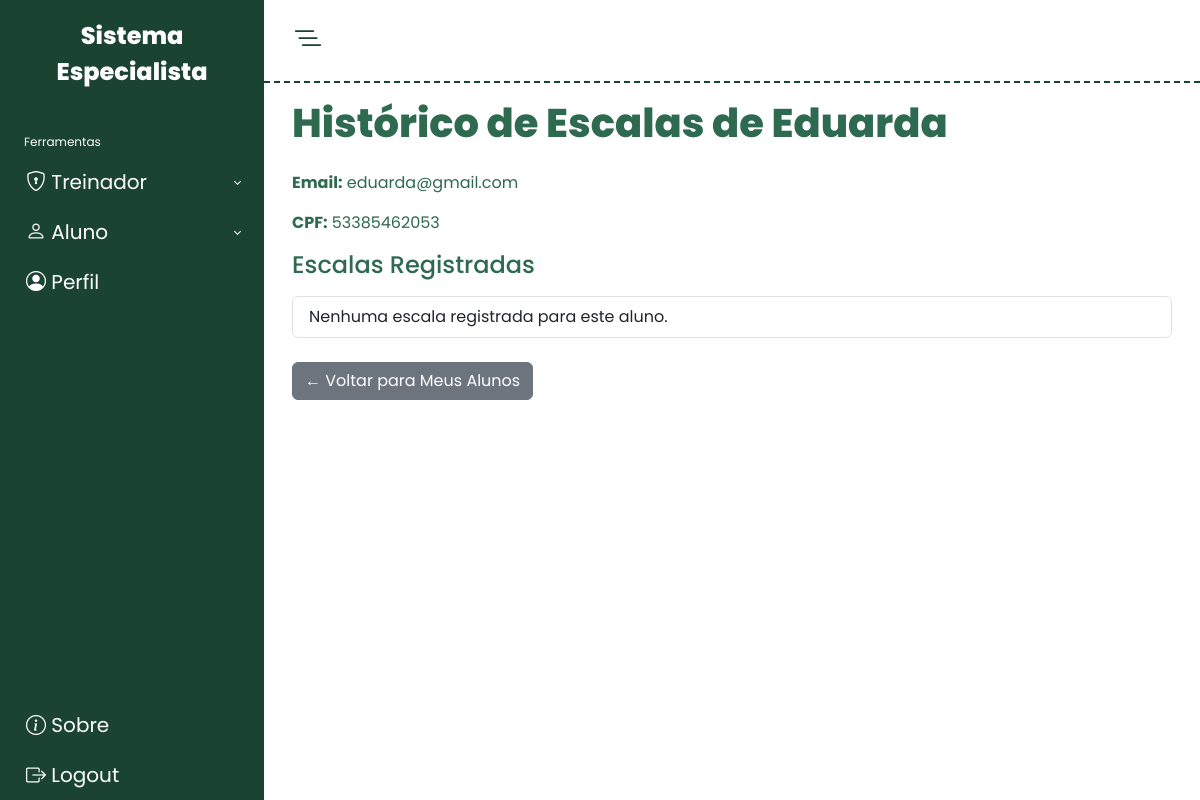
Page /historico_aluno/53385462053/ (signed in) on the committed database.
### EscalaPoms/models.py (models this page shows)
class Pessoa(models.Model):
    cpf         = models.CharField(max_length=11, primary_key=True, help_text="…")
    nome        = models.CharField(max_length=100)
    email       = models.EmailField(unique=True)
    senha       = models.CharField(max_length=128)
    genero      = models.CharField(max_length=12, choices=[('masculino','Masculino'),('feminino','Feminino')])
    num_telefone= models.CharField(max_length=100, null=True, blank=True)
    class Meta:
        abstract = True

class Aluno(Pessoa):
    treinador = models.ForeignKey(Treinador, on_delete=models.CASCADE, related_name='alunos')

### EscalaPoms/views.py (the view)
# urls.py: path('historico_aluno/<str:aluno_cpf>/', historico_aluno, name='historico_aluno'),
@login_required
@treinador_required
def historico_aluno(request, aluno_cpf):
    aluno = get_object_or_404(Aluno, cpf=aluno_cpf, treinador__cpf=request.user.username)
    escalas = EscalaPoms.objects.filter(aluno=aluno).order_by('data').select_related('classificacao')
    return render(request, 'EscalaPoms/historico_aluno.html', {'aluno': aluno, 'escalas': escalas})

### EscalaPoms/utils.py (called while the page is built)
def normalizar_cpf(texto: str) -> str:
    return re.sub(r'\D', '', texto or '')

### EscalaPoms/templates/EscalaPoms/historico_aluno.html (shortened to what this page needs)
{% extends 'EscalaPoms/base.html' %}
{% load static %}
{% block content %}
  <h1 class="mb-4">Histórico de Escalas de {{ aluno.nome }}</h1>
  <div class="mb-3">
    <p><strong>Email:</strong> {{ aluno.email }}</p>
    <p><strong>CPF:</strong> {{ aluno.cpf }}</p>
  </div>
  <h2 class="h4 mb-3">Escalas Registradas</h2>
  <ul class="list-group mb-4">
    {% for escala in escalas %}
      <li class="list-group-item">
        <div class="row">
          <div class="col-md-3"><strong>Data:</strong><br>{{ escala.data|date:"d/m/Y" }}</div>
          <div class="col-md-3"><strong>PTH:</strong><br>{{ escala.pth }}</div>
          <div class="col-md-3"><strong>Sono:</strong><br>{{ escala.sono|default:"–" }}</div>
          <div class="col-md-3"><strong>Freq. Cardíaca:</strong><br>{{ escala.freq_cardiaca_media|default:"–" }} bpm</div>
        </div>
        <div class="row mt-2">
          <div class="col-md-3"><strong>Σ Tensão:</strong><br>{{ escala.soma_tensao }}</div>
          <div class="col-md-3"><strong>Σ Depressão:</strong><br>{{ escala.soma_depressao }}</div>
          <div class="col-md-3"><strong>Σ Hostilidade:</strong><br>{{ escala.soma_hostilidade }}</div>
          <div class="col-md-3"><strong>Σ Fadiga:</strong><br>{{ escala.soma_fadiga }}</div>
        </div>
        <div class="row mt-2">
          <div class="col-md-3"><strong>Σ Confusão:</strong><br>{{ escala.soma_confusao }}</div>
          <div class="col-md-3"><strong>Σ Vigor:</strong><br>{{ escala.soma_vigor }}</div>
          <div class="col-md-3"><strong>Σ Desajuste:</strong><br>{{ escala.soma_desajuste }}</div>
          <div class="col-md-3"><strong>Vol. Treino:</strong><br>{{ escala.volume_treino|default:"–" }}</div>
        </div>
        {% if escala.observacoes %}
        <div class="row mt-2">
          <div class="col-12">
            <strong>Observações:</strong><br>
            {{ escala.observacoes }}
          </div>
        </div>
        {% endif %}
        {% if escala.classificacao %}
        <div class="row mt-4">
          <div class="col-12"><strong>Níveis Emocionais:</strong></div>
        </div>
        <div class="row">
          <div class="col-md-3"><strong>Tensão:</strong><br>{{ escala.classificacao.nivel_tensao }}</div>
          <div class="col-md-3"><strong>Depressão:</strong><br>{{ escala.classificacao.nivel_depressao }}</div>
          <div class="col-md-3"><strong>Hostilidade:</strong><br>{{ escala.classificacao.nivel_hostilidade }}</div>
          <div class="col-md-3"><strong>Fadiga:</strong><br>{{ escala.classificacao.nivel_fadiga }}</div>
        </div>
        <div class="row mt-2">
          <div class="col-md-3"><strong>Confusão:</strong><br>{{ escala.classificacao.nivel_confusao }}</div>
          <div class="col-md-3"><strong>Vigor:</strong><br>{{ escala.classificacao.nivel_vigor }}</div>
          <div class="col-md-3"><strong>Desajuste:</strong><br>{{ escala.classificacao.nivel_desajuste }}</div>
        </div>
        {% else %}
        <div class="row mt-3">
          <div class="col-12 text-warning">Classificação emocional ainda não disponível.</div>
        </div>
        {% endif %}
      </li>
      <br>
    {% empty %}
      <li class="list-group-item">Nenhuma escala registrada para este aluno.</li>
    {% endfor %}
  </ul>
  <a href="{% url 'meus_alunos' %}" class="btn btn-secondary">
    ← Voltar para Meus Alunos
  </a>
{% endblock %}

### EscalaPoms/static/css/colors.css (style rules this page uses)
:root { --bg-start: #D8F3DC; --bg-end: #B7E4C7; --bg-fundo: #DCF1E1; --bg-gd: #57CC99; --card-bg: #FFFFFF; --label-color: #2D6A4F; --text-color: #081C15; --btn-start: #74C69D; --btn-end: #52B788; --sidebar-bg: #1B4332; --sidebar-hover-bg: rgba(7, 156, 94, 0.377); --sidebar-link-color: #FFFFFF; --main-text-color: #2D6A4F; }

### EscalaPoms/templates/EscalaPoms/base.html (style rules this page uses)
html, body { height: 100%; margin: 0; padding: 0; overflow: hidden; font-family: 'Poppins', sans-serif; }
h1 { font-weight: 800; }
li { list-style: none; }
a { text-decoration: none; }

### rows in the picture
Aluno: nome "Eduarda", email "eduarda@gmail.com", cpf "53385462053"
